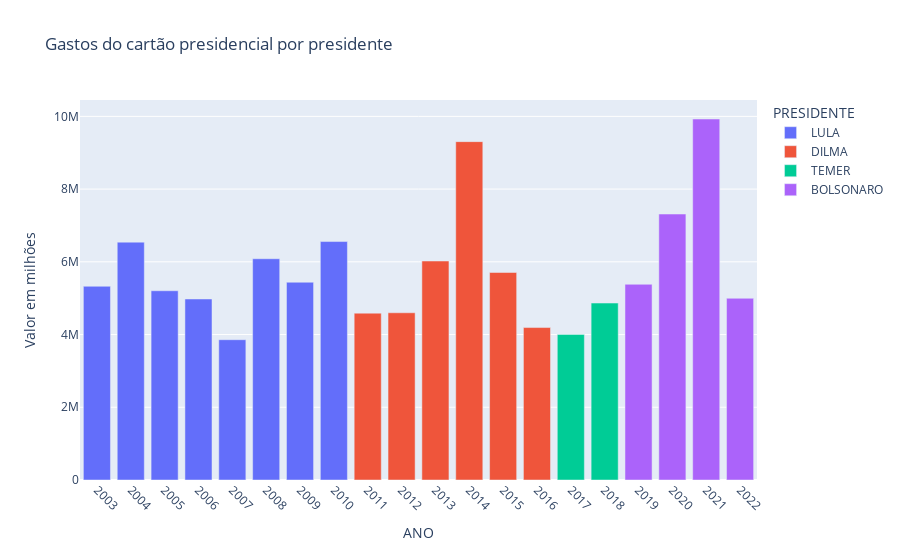

Notebook cell for this chart:
### Code cell
fig = px.bar(gastos_presidente, x='ANO', y="VALOR_NUM", color='PRES', title="Gastos do cartão presidencial por presidente",
       labels={
           "VALOR_NUM": "Valor em milhões",
           'PRES': "PRESIDENTE"
       })

fig.update_xaxes(tickangle=45, tickvals = gastos_presidente['ANO'][::])

### Figure 1 — Plotly figure (JSON) as saved in the notebook; plotly's stock layout.template omitted (floating-point values rounded to 4 significant figures)
{"data": [{"alignmentgroup": "True", "hovertemplate": "PRESIDENTE=LULA<br>ANO=%{x}<br>Valor em milhões=%{y}<extra></extra>", "legendgroup": "LULA", "marker": {"color": "#636efa", "pattern": {"shape": ""}}, "name": "LULA", "offsetgroup": "LULA", "orientation": "v", "showlegend": true, "textposition": "auto", "type": "bar", "x": [2003, 2004, 2005, 2006, 2007, 2008, 2009, 2010], "xaxis": "x", "y": [5328000.0, 6541000.0, 5204000.0, 4978000.0, 3858000.0, 6085000.0, 5439000.0, 6557000.0], "yaxis": "y"}, {"alignmentgroup": "True", "hovertemplate": "PRESIDENTE=DILMA<br>ANO=%{x}<br>Valor em milhões=%{y}<extra></extra>", "legendgroup": "DILMA", "marker": {"color": "#EF553B", "pattern": {"shape": ""}}, "name": "DILMA", "offsetgroup": "DILMA", "orientation": "v", "showlegend": true, "textposition": "auto", "type": "bar", "x": [2011, 2012, 2013, 2014, 2015, 2016], "xaxis": "x", "y": [4588000.0, 4599000.0, 6022000.0, 9305000.0, 5707000.0, 4192000.0], "yaxis": "y"}, {"alignmentgroup": "True", "hovertemplate": "PRESIDENTE=TEMER<br>ANO=%{x}<br>Valor em milhões=%{y}<extra></extra>", "legendgroup": "TEMER", "marker": {"color": "#00cc96", "pattern": {"shape": ""}}, "name": "TEMER", "offsetgroup": "TEMER", "orientation": "v", "showlegend": true, "textposition": "auto", "type": "bar", "x": [2017, 2018], "xaxis": "x", "y": [4004000.0, 4866000.0], "yaxis": "y"}, {"alignmentgroup": "True", "hovertemplate": "PRESIDENTE=BOLSONARO<br>ANO=%{x}<br>Valor em milhões=%{y}<extra></extra>", "legendgroup": "BOLSONARO", "marker": {"color": "#ab63fa", "pattern": {"shape": ""}}, "name": "BOLSONARO", "offsetgroup": "BOLSONARO", "orientation": "v", "showlegend": true, "textposition": "auto", "type": "bar", "x": [2019, 2020, 2021, 2022], "xaxis": "x", "y": [5382000.0, 7314000.0, 9928000.0, 4997000.0], "yaxis": "y"}], "layout": {"barmode": "relative", "legend": {"title": {"text": "PRESIDENTE"}, "tracegroupgap": 0}, "title": {"text": "Gastos do cartão presidencial por presidente"}, "xaxis": {"anchor": "y", "domain": [0, 1], "tickangle": 45, "tickvals": [2003, 2004, 2005, 2006, 2007, 2008, 2009, 2010, 2011, 2012, 2013, 2014, 2015, 2016, 2017, 2018, 2019, 2020, 2021, 2022], "title": {"text": "ANO"}}, "yaxis": {"anchor": "x", "domain": [0, 1], "title": {"text": "Valor em milhões"}}}}
